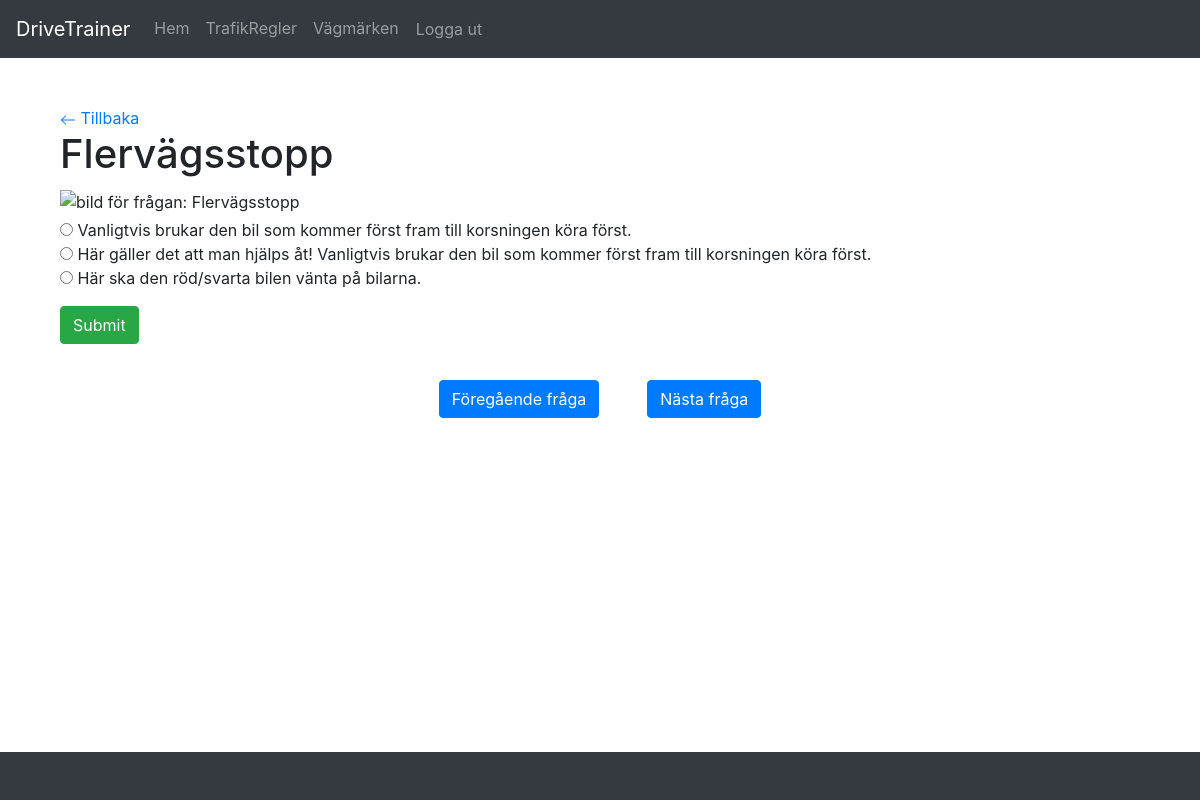
The page /trafic_rule_question_detail/6/ (signed in) on the database its author committed.
### myapp/models.py (models this page shows, shortened)
class TraficRuleQuestion(models.Model):
    question_text = models.CharField(max_length=500, validators=[
                                     MinLengthValidator(5),
                                     MaxLengthValidator(500)])
    pub_date = models.DateTimeField('date published')
    is_saved = models.BooleanField(default=False)
    link = models.CharField(max_length=500, validators=[
                            MinLengthValidator(5), MaxLengthValidator(500)])

class TraficRuleChoice(models.Model):
    question = models.ForeignKey(TraficRuleQuestion, on_delete=models.CASCADE)
    choice_text = models.CharField(max_length=400, validators=[
                                   MinLengthValidator(5),
                                   MaxLengthValidator(400)])
    is_correct = models.BooleanField(default=False)

### myapp/views.py (the view)
# urls.py: path('trafic_rule_question_detail/<int:question_id>/',
def trafic_rule_question_detail(request, question_id):
    if not isinstance(request.user, AnonymousUser):
        question = get_object_or_404(TraficRuleQuestion, pk=question_id)
        choices = question.traficrulechoice_set.all()
        last_question_id = TraficRuleQuestion.objects.last().id
        first_question_id = TraficRuleQuestion.objects.first().id
        is_last_question = question_id == last_question_id
        is_first_question = question_id == first_question_id
        message = ''
        is_answered_correctly = False
        if request.method == "POST":
            submitted_answer_id = request.POST.get('choice')
            if submitted_answer_id:
                submitted_choice = TraficRuleChoice.objects.get(
                    pk=submitted_answer_id)
                if submitted_choice.is_correct:
                    message = "Your answer is correct!"
                    is_answered_correctly = True
                    existing_answer = TraficRuleAnswer.objects.filter(
                        question=question, user=request.user).first()
                    if existing_answer:
                        existing_answer.is_answered = True
                        existing_answer.save()
                    else:
                        answer = TraficRuleAnswer.objects.create(
                            question=question, user=request.user,
                            is_answered=True)
                        answer.selected_choices.add(submitted_choice)
                    existing_answer = TraficRuleAnswer.objects.filter(
                        question=question, user=request.user).first()
                    for choice in choices:
                        if choice in existing_answer.selected_choices.all():
                            choice.is_selected = True
                else:
                    message = "Sorry, your answer is wrong."
            else:
                message = "Please select an answer."
        elif request.method == "GET":
            existing_answer = TraficRuleAnswer.objects.filter(
                question=question, user=request.user).first()
            if existing_answer:
                for choice in choices:
                    if choice in existing_answer.selected_choices.all():
                        choice.is_selected = True
                        is_answered_correctly = True
        return render(request,
                      'question_detail.html',
                      {'question': question,
                       'choices': choices,
                          'message': message,
                          'is_answered_correctly': is_answered_correctly,
                          'current_question_id': question_id,
                          "last_question_id": last_question_id,
                          "is_last_question": is_last_question,
                          "is_first_question": is_first_question})
    else:
        return HttpResponseRedirect('login')

### templates/question_detail.html (shortened to what this page needs)
{% extends "base.html" %}
{% block content %}
    <div class="container">
        <a  href="/">
            <svg xmlns="http://www.w3.org/2000/svg" width="16" height="16" fill="currentColor" class="bi bi-arrow-left" viewBox="0 0 16 16">
                <path fill-rule="evenodd" d="M15 8a.5.5 0 0 0-.5-.5H2.707l3.147-3.146a.5.5 0 1 0-.708-.708l-4 4a.5.5 0 0 0 0 .708l4 4a.5.5 0 0 0 .708-.708L2.707 8.5H14.5A.5.5 0 0 0 15 8"/>
            </svg>
            Tillbaka
        </a>
        <h1>{{ question.question_text }}</h1>
        <img src="{{question.link}}" class="img-fluid my-1" alt="bild för frågan: {{ question.question_text }}">
        <form method="post">
            {% for choice in choices %}
                <input type="radio" name="choice" value="{{ choice.id }}" {% if choice.is_selected %}checked{% endif %}>
                {{ choice.choice_text }}<br>
            {% endfor %}
            {% if not is_answered_correctly %}
                <button class="btn btn-success mt-3" type="submit" value="Submit">Submit</button>
            {% endif %}
        </form>
        <div class="button-container" style="display: flex; justify-content: center; gap: 3rem; margin-top: 20px;">
            {% if not is_first_question %}
                <a class="btn btn-primary mt-3" href="{% url 'previous_question' current_question_id=current_question_id %}" class="nextButton">
                    Föregående fråga
                </a>
            {% endif %}
            {% if not is_last_question %}
                <a class="btn btn-primary mt-3" href="{% url 'next_question' current_question_id=current_question_id %}" class="nextButton">
                    Nästa fråga
                </a>
            {% endif %}
        </div>
    </div>
{% endblock %}

### templates/base.html (shortened to what this page needs)
{% load static %}
<!DOCTYPE html>
<html lang="sv">
  <head>
    <link rel="stylesheet" href="https://cdn.jsdelivr.net/npm/bootstrap@4.6.2/dist/css/bootstrap.min.css" />
  </head>
  <body style="min-height: 100vh; display: flex; flex-direction: column;">
    <nav class="navbar navbar-expand-lg navbar-dark bg-dark">
      <a class="navbar-brand" href="/">DriveTrainer</a>
      <div class="collapse navbar-collapse" id="navbarSupportedContent">
        <ul class="navbar-nav mr-auto">
          {% if user.is_authenticated %}
            <li class="nav-item {% if request.path == '/' %}active{% endif %}">
              <a class="nav-link" href="/">Hem <span class="sr-only">(current)</span></a>
            </li>
            <li class="nav-item {% if request.path == '/trafic_rules' %}active{% endif %}">
              <a class="nav-link" href="/trafic_rules">TrafikRegler</a>
            </li>
            <li class="nav-item {% if request.path == '/road_signs' %}active{% endif %}">
              <a class="nav-link" href="/road_signs">Vägmärken</a>
            </li>
            <form method="post" action="{% url 'logout' %}">
              <button type="submit" class="nav-link btn btn-link">Logga ut</button>
            </form>
          {% else %}
            <li class="nav-item {% if request.path == '/login/' %}active{% endif %}">
              <a class="nav-link" href="{% url 'login' %}">logga in</a>
            </li>
          {% endif %}
        </ul>
      </div>
    </nav>
    <main class="container my-5">
      {% block content %}
      {% endblock %}
    </main>
    <footer class="text-center text-lg-start" style="background-color: #343a40; width: 100%; margin-top: auto; padding: 2% 7%" >
    </footer>
  </body>
</html>

### rows shown on the page
TraficRuleQuestion: question_text "Flervägsstopp"
TraficRuleChoice: choice_text "Vanligtvis brukar den bil som kommer först fram till korsningen köra först."
TraficRuleChoice: choice_text "Här gäller det att man hjälps åt! Vanligtvis brukar den bil som kommer först fram till korsningen köra först."
TraficRuleChoice: choice_text "Här ska den röd/svarta bilen vänta på bilarna."
